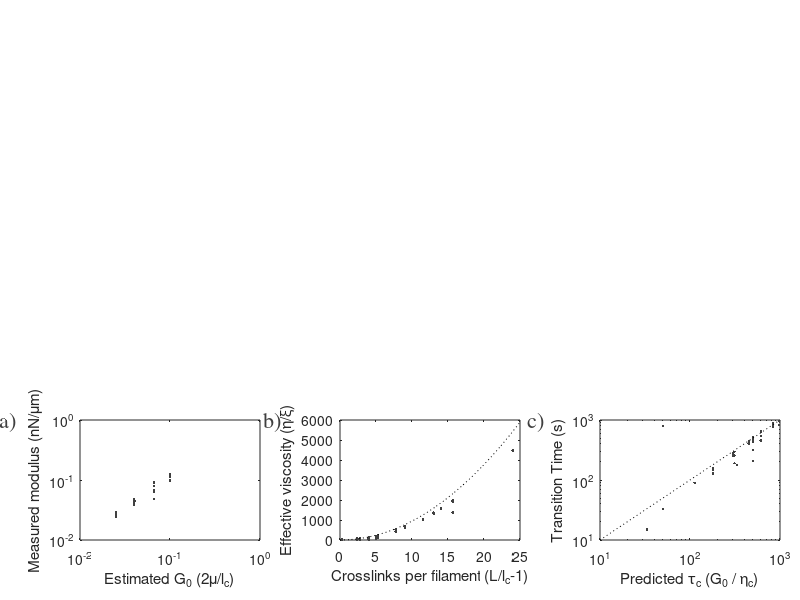

This chart was generated by the following MATLAB code:
orig_bp=pwd
bp = '../../../data/';
cd(bp);

%% load premeasured data
load('extend_meas2')
h2=figure;

%% subplot for estimated elastic modulus
subplot('Position',[0.1,0.1,0.225,0.2]);
for ind=1:size(allt,1)
    
    r = allp(ind,10)*10;
    tr = 1/r;
    L = allp(ind,2);
    lc = allp(ind,5);
    mu = abs(allp(ind,3));
    xi = allp(ind,6)/10;
    ups = allp(ind,7);
    
    sig = abs(allp(ind,11));
    
    G_pred = 2*mu/lc;
    
    t = allt(ind,:);
    tstop = find(t==0,1);
    if(length(tstop)>0)
        tstop = tstop(1)-1;
    else
        tstop = length(t);
    end
    
    myt = t(1:tstop)/10;
    myg = allg(ind,1:tstop)*10;
    sl2 = cumtrapz(myt,myg,2);
    sl = diff(log(sl2),1,2)./diff(log(myt),1,2);

    cutoff = find(sl==min(sl),1);
    term = cutoff+find(sl2(cutoff:end)>0.15,1);
    if(isempty(term))
        term = length(sl);
    end
    spt = cutoff+find(sl(cutoff:term-1)>0.25,1);
    spt
    if(~isempty(spt)&&allp(ind,6)==1)
        G = abs(allp(ind,11))./sl2(spt);
        plot(G_pred,G,'.','Color',[0.25 0.25 0.25])
        hold on
        
    end
    
end
xlabel('Estimated G_0 (2\mu/l_c)')
ylabel('Measured modulus (nN/\mum)')
loglog([0 0.15],[0 0.15],'k:')

%% subplot for effective viscosity scaling

subplot('Position',[0.425,0.1,0.225,0.2]);
for ind=1:size(allt,1)

    t = allt(ind,:)/10;

    L = allp(ind,2)
    lc = allp(ind,5)
    mu = abs(allp(ind,3))
    xi = allp(ind,6)/10

    tstop = find(t==0,1);
    if(length(tstop)>0)
        tstop = tstop(1)-1;
    else
        tstop = length(t);
    end

    myt = t(1:tstop);
    myg = allg(ind,1:tstop);
    sl2 = cumtrapz(myt,myg,2);
    sl = diff(log(sl2),1,2)./diff(log(myt),1,2);

    cutoff = find(sl==min(sl),1);
    term = cutoff+find(sl2(cutoff:end)>0.15,1);
    if(isempty(term))
        term = length(sl);
    end
    spt = cutoff+find(sl(cutoff:term-1)>0.75,1);
    if(~isempty(spt))
        eta = abs(allp(ind,11))./mean(allg(ind,spt:end),2);
        plot(L/lc-1,eta/xi,'.','Color',[0.25 0.25 0.25])
        hold on

    end

end
xlabel('Crosslinks per filament (L/l_c-1)')
ylabel('Effective viscosity (\eta/\xi)')
plot(linspace(0,25,20),3*pi*linspace(0,25,20).^2,'k:')










subplot('Position',[0.75,0.1,0.225,0.2]);
for ind=1:size(allt,1)

    t = allt(ind,:)/10;

    L = allp(ind,2)
    lc = allp(ind,5)
    mu = abs(allp(ind,3))
    xi = allp(ind,6)/10

    tstop = find(t==0,1);
    if(length(tstop)>0)
        tstop = tstop(1)-1;
    else
        tstop = length(t);
    end

    myt = t(1:tstop);
    myg = allg(ind,1:tstop);
    sl2 = cumtrapz(myt,myg,2);
    sl = diff(log(sl2),1,2)./diff(log(myt),1,2);

    cutoff = find(sl==min(sl),1);
    term = cutoff+find(sl2(cutoff:end)>0.15,1);
    if(isempty(term))
        term = length(sl);
    end
    spt = cutoff+find(sl(cutoff:term-1)>0.75,1);
    if(~isempty(spt))
        tau=myt(cutoff+find(sl(cutoff:term-1)>0.8,1));
        if(~isempty(tau)&&tau<t(end))
            loglog(L^2/lc/mu.*xi,tau,'.','Color',[0.25 0.25 0.25])
            hold on
        end
    end

end
loglog([10 1000],[10 1000],'k:')
xlim([10 1000])
ylim([10 1000])
xlabel('Predicted \tau_c (G_0 / \eta_c)')
ylabel('Transition Time (s)')








annotation('textbox', [0.00 0.28 0.05 0.05],'String','a)','LineStyle','none','FontSize',16,'FontName','Times','Color',[0.25 0.25 0.25])
annotation('textbox', [0.33 0.28 0.05 0.05],'String','b)','LineStyle','none','FontSize',16,'FontName','Times','Color',[0.25 0.25 0.25])
annotation('textbox', [0.66 0.28 0.05 0.05],'String','c)','LineStyle','none','FontSize',16,'FontName','Times','Color',[0.25 0.25 0.25])

cd('../figures')
print('-depsc','-r0','figure3.eps');
cd(orig_bp)